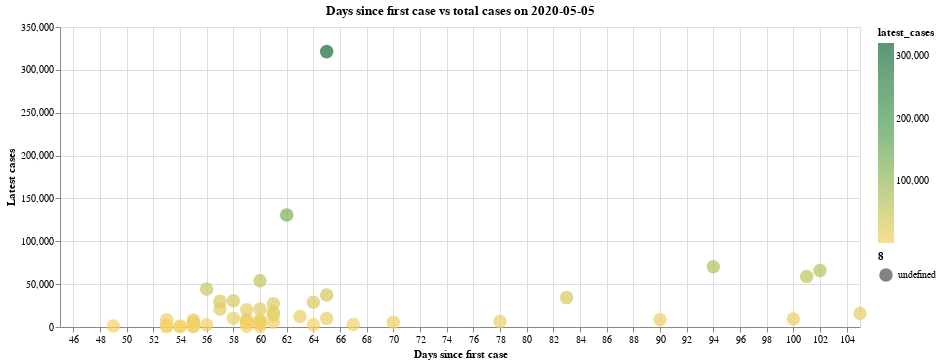

Notebook code cell kept with this figure:
### Markdown cell above
## 10 - Days since first reported case for each state
We will now look at how each states' cases have grown since the first reported case. The following chart shows a few outliers in the data, visualizing how fast New York and New Jersey spiked in cases despite only reporting their first cases 39 and 36 days ago, respectively. On the other hand, Washington was the first to report a case in the country, but only has a small fraction of the cases that New York and New Jersey do. This shows that Washington and other early reporters of COVID-19 cases may have effectively slowed the spread of the virus

### Code cell
states = us_states["state"].unique()
states = np.delete(states,[50,51,52,54,55]) #delete non-us states
column_names = ["state", "first_case_date","days_since_first_case"]
first_case_dates_by_state = pd.DataFrame(columns = column_names)


for state in states:
    state_data = us_states[us_states["state"]==state]
    min_date=min(state_data["date"])
#     min_date_dt = datetime.strptime(min_date, '%Y-%m-%d')
    days_since_first_case=(latest_date_dt-min_date).days
    first_case_dates_by_state = first_case_dates_by_state.append({'state' : state , 'first_case_date' : min_date, 'days_since_first_case': days_since_first_case},
                                                                 ignore_index=True)
    
days_since_first_case=first_case_dates_by_state.set_index('state')

latest_cases_idk=latest_cases.set_index('state')

days_since_first_case['latest_cases']=latest_cases_idk['cases']
days_since_first_case=days_since_first_case.reset_index()
# display(days_since_first_case)

alt.Chart(days_since_first_case).mark_circle().encode(
    alt.X('days_since_first_case:Q', scale=alt.Scale(zero=False), axis=alt.Axis(title='Days since first case')),
    alt.Y('latest_cases:Q', scale=alt.Scale(zero=False), axis=alt.Axis(title='Latest cases')),
    color=alt.Color('latest_cases:Q', scale=alt.Scale(scheme='goldgreen')),
    size="8:N",
    tooltip=['state:N', 'latest_cases:Q', 'days_since_first_case']
).properties(
    width=800,
    height=300,
    title="Days since first case vs total cases on " + latest_date
)

### Figure 1 — Vega-Lite specification as saved in the notebook (floating-point values rounded to 4 significant figures)
{"config": {"view": {"continuousWidth": 400, "continuousHeight": 300}}, "data": {"name": "data-fe19d5e33d4dd90020fb24e6774c754c"}, "mark": "circle", "encoding": {"color": {"type": "quantitative", "field": "latest_cases", "scale": {"scheme": "goldgreen"}}, "size": {"type": "nominal", "field": "8"}, "tooltip": [{"type": "nominal", "field": "state"}, {"type": "quantitative", "field": "latest_cases"}, {"type": "quantitative", "field": "days_since_first_case"}], "x": {"type": "quantitative", "axis": {"title": "Days since first case"}, "field": "days_since_first_case", "scale": {"zero": false}}, "y": {"type": "quantitative", "axis": {"title": "Latest cases"}, "field": "latest_cases", "scale": {"zero": false}}}, "height": 300, "title": "Days since first case vs total cases on 2020-05-05", "width": 800, "$schema": "https://vega.github.io/schema/vega-lite/v4.0.2.json", "datasets": {"data-fe19d5e33d4dd90020fb24e6774c754c": [{"state": "Washington", "first_case_date": "2020-01-21T00:00:00", "days_since_first_case": 105, "latest_cases": 15847}, {"state": "Illinois", "first_case_date": "2020-01-24T00:00:00", "days_since_first_case": 102, "latest_cases": 65889}, {"state": "California", "first_case_date": "2020-01-25T00:00:00", "days_since_first_case": 101, "latest_cases": 58848}, {"state": "Arizona", "first_case_date": "2020-01-26T00:00:00", "days_since_first_case": 100, "latest_cases": 9305}, {"state": "Massachusetts", "first_case_date": "2020-02-01T00:00:00", "days_since_first_case": 94, "latest_cases": 70271}, {"state": "Wisconsin", "first_case_date": "2020-02-05T00:00:00", "days_since_first_case": 90, "latest_cases": 8566}, {"state": "Texas", "first_case_date": "2020-02-12T00:00:00", "days_since_first_case": 83, "latest_cases": 34283}, {"state": "Nebraska", "first_case_date": "2020-02-17T00:00:00", "days_since_first_case": 78, "latest_cases": 6446}, {"state": "Utah", "first_case_date": "2020-02-25T00:00:00", "days_since_first_case": 70, "latest_cases": 5449}, {"state": "Oregon", "first_case_date": "2020-02-28T00:00:00", "days_since_first_case": 67, "latest_cases": 2839}, {"state": "Florida", "first_case_date": "2020-03-01T00:00:00", "days_since_first_case": 65, "latest_cases": 37431}, {"state": "New York", "first_case_date": "2020-03-01T00:00:00", "days_since_first_case": 65, "latest_cases": 321276}, {"state": "Rhode Island", "first_case_date": "2020-03-01T00:00:00", "days_since_first_case": 65, "latest_cases": 9933}, {"state": "Georgia", "first_case_date": "2020-03-02T00:00:00", "days_since_first_case": 64, "latest_cases": 28876}, {"state": "New Hampshire", "first_case_date": "2020-03-02T00:00:00", "days_since_first_case": 64, "latest_cases": 2636}, {"state": "North Carolina", "first_case_date": "2020-03-03T00:00:00", "days_since_first_case": 63, "latest_cases": 12283}, {"state": "New Jersey", "first_case_date": "2020-03-04T00:00:00", "days_since_first_case": 62, "latest_cases": 130593}, {"state": "Colorado", "first_case_date": "2020-03-05T00:00:00", "days_since_first_case": 61, "latest_cases": 17256}, {"state": "Maryland", "first_case_date": "2020-03-05T00:00:00", "days_since_first_case": 61, "latest_cases": 27117}, {"state": "Nevada", "first_case_date": "2020-03-05T00:00:00", "days_since_first_case": 61, "latest_cases": 5665}, {"state": "Tennessee", "first_case_date": "2020-03-05T00:00:00", "days_since_first_case": 61, "latest_cases": 13615}, {"state": "Hawaii", "first_case_date": "2020-03-06T00:00:00", "days_since_first_case": 60, "latest_cases": 615}, {"state": "Indiana", "first_case_date": "2020-03-06T00:00:00", "days_since_first_case": 60, "latest_cases": 21033}, {"state": "Kentucky", "first_case_date": "2020-03-06T00:00:00", "days_since_first_case": 60, "latest_cases": 5822}, {"state": "Minnesota", "first_case_date": "2020-03-06T00:00:00", "days_since_first_case": 60, "latest_cases": 7851}, {"state": "Oklahoma", "first_case_date": "2020-03-06T00:00:00", "days_since_first_case": 60, "latest_cases": 4127}, {"state": "Pennsylvania", "first_case_date": "2020-03-06T00:00:00", "days_since_first_case": 60, "latest_cases": 53967}, {"state": "South Carolina", "first_case_date": "2020-03-06T00:00:00", "days_since_first_case": 60, "latest_cases": 6841}, {"state": "District of Columbia", "first_case_date": "2020-03-07T00:00:00", "days_since_first_case": 59, "latest_cases": 5322}, {"state": "Kansas", "first_case_date": "2020-03-07T00:00:00", "days_since_first_case": 59, "latest_cases": 5603}, {"state": "Missouri", "first_case_date": "2020-03-07T00:00:00", "days_since_first_case": 59, "latest_cases": 8919}, {"state": "Vermont", "first_case_date": "2020-03-07T00:00:00", "days_since_first_case": 59, "latest_cases": 907}, {"state": "Virginia", "first_case_date": "2020-03-07T00:00:00", "days_since_first_case": 59, "latest_cases": 20256}, {"state": "Connecticut", "first_case_date": "2020-03-08T00:00:00", "days_since_first_case": 58, "latest_cases": 30621}, {"state": "Iowa", "first_case_date": "2020-03-08T00:00:00", "days_since_first_case": 58, "latest_cases": 10111}, {"state": "Louisiana", "first_case_date": "2020-03-09T00:00:00", "days_since_first_case": 57, "latest_cases": 29996}, {"state": "Ohio", "first_case_date": "2020-03-09T00:00:00", "days_since_first_case": 57, "latest_cases": 20969}, {"state": "Michigan", "first_case_date": "2020-03-10T00:00:00", "days_since_first_case": 56, "latest_cases": 44333}, {"state": "South Dakota", "first_case_date": "2020-03-10T00:00:00", "days_since_first_case": 56, "latest_cases": 2721}, {"state": "Arkansas", "first_case_date": "2020-03-11T00:00:00", "days_since_first_case": 55, "latest_cases": 3525}, {"state": "Delaware", "first_case_date": "2020-03-11T00:00:00", "days_since_first_case": 55, "latest_cases": 5371}, {"state": "Mississippi", "first_case_date": "2020-03-11T00:00:00", "days_since_first_case": 55, "latest_cases": 8207}, {"state": "New Mexico", "first_case_date": "2020-03-11T00:00:00", "days_since_first_case": 55, "latest_cases": 4138}, {"state": "North Dakota", "first_case_date": "2020-03-11T00:00:00", "days_since_first_case": 55, "latest_cases": 1266}, {"state": "Wyoming", "first_case_date": "2020-03-11T00:00:00", "days_since_first_case": 55, "latest_cases": 452}, {"state": "Alaska", "first_case_date": "2020-03-12T00:00:00", "days_since_first_case": 54, "latest_cases": 369}, {"state": "Maine", "first_case_date": "2020-03-12T00:00:00", "days_since_first_case": 54, "latest_cases": 1226}, {"state": "Alabama", "first_case_date": "2020-03-13T00:00:00", "days_since_first_case": 53, "latest_cases": 8437}, {"state": "Idaho", "first_case_date": "2020-03-13T00:00:00", "days_since_first_case": 53, "latest_cases": 1960}, {"state": "Montana", "first_case_date": "2020-03-13T00:00:00", "days_since_first_case": 53, "latest_cases": 456}, {"state": "West Virginia", "first_case_date": "2020-03-17T00:00:00", "days_since_first_case": 49, "latest_cases": 1242}]}}
